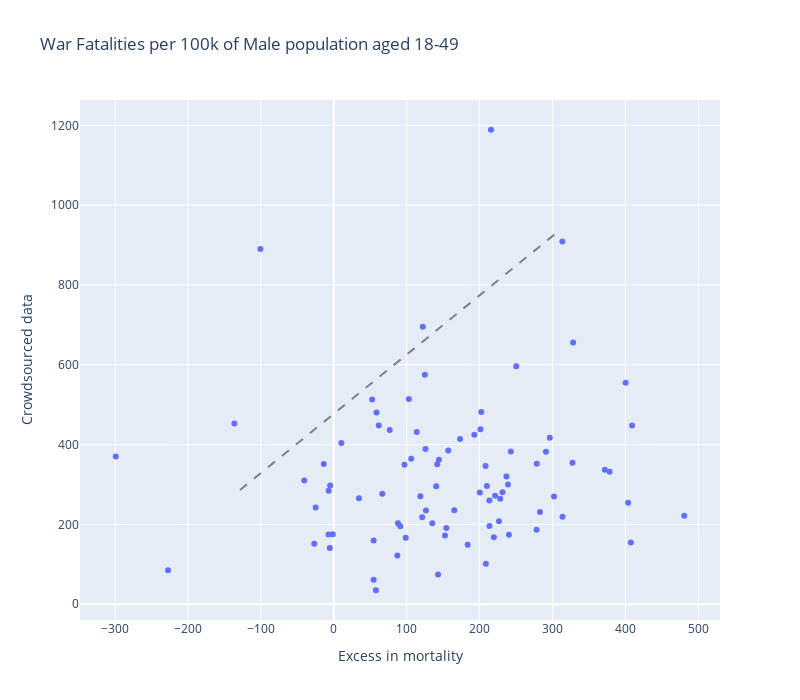

The notebook cell saved with this chart:
### Code cell
fig = px.scatter(
    df_merged,
    x='Excess total',
    y='Total',
    hover_name='Region',
    title="War Fatalities per 100k of Male population aged 18-59",
    labels={"Excess total": "Excess in mortality", "Total": "Crowdsourced data"},
    width=800, height=700
)



fig.show()

### Figure 1 — Plotly figure (JSON) as saved in the notebook; plotly's stock layout.template omitted (floating-point values rounded to 4 significant figures)
{"data": [{"hovertemplate": "<b>%{hovertext}</b><br><br>Excess in mortality=%{x}<br>Crowdsourced data=%{y}<extra></extra>", "hovertext": ["Алтайский край", "Амурская область", "Архангельская область без АО", "Астраханская область", "Белгородская область", "Брянская область", "Владимирская область", "Волгоградская область", "Вологодская область", "Воронежская область", "Еврейская АО", "Забайкальский край", "Ивановская область", "Иркутская область", "Кабардино-Балкария", "Калининградская область", "Калужская область", "Камчатский край", "Карачаево-Черкесия", "Кемеровская область", "Кировская область", "Костромская область", "Краснодарский край", "Красноярский край", "Курганская область", "Курская область", "Ленинградская область", "Липецкая область", "Магаданская область", "Москва", "Московская область", "Мурманская область", "Ненецкий АО", "Нижегородская область", "Новгородская область", "Новосибирская область", "Омская область", "Оренбургская область", "Орловская область", "Пензенская область", "Пермский край", "Приморский край", "Псковская область", "Республика Адыгея", "Республика Алтай", "Республика Башкортостан", "Республика Бурятия", "Республика Дагестан", "Республика Ингушетия", "Республика Калмыкия", "Республика Карелия", "Республика Коми", "Республика Крым", "Республика Марий Эл", "Республика Мордовия", "Республика Татарстан", "Республика Тыва", "Республика Хакасия", "Ростовская область", "Рязанская область", "Самарская область", "Санкт-Петербург", "Саратовская область", "Сахалинская область", "Свердловская область", "Севастополь", "Северная Осетия", "Смоленская область", "Ставропольский край", "Тамбовская область", "Тверская область", "Томская область", "Тульская область", "Тюменская область без АО", "Удмуртская Республика", "Ульяновская область", "Хабаровский край", "Ханты-Мансийский АО", "Челябинская область", "Чеченская Республика", "Чувашская Республика", "Чукотский АО", "Якутия", "Ямало-Hенецкий АО", "Ярославская область"], "legendgroup": "", "marker": {"color": "#636efa", "symbol": "circle"}, "mode": "markers", "name": "", "orientation": "v", "showlegend": false, "type": "scatter", "x": [141.8, 480.7, 61.68, 291.0, 228.4, 96.96, 121.3, 209.9, -13.78, 213.5, 213.4, 250.3, 278.4, 157.0, 208.6, -40.48, 135.1, -136.4, -26.79, 200.3, 124.9, 327.4, 91.23, 221.3, 201.1, 403.8, 54.69, 282.8, 242.8, 57.81, 87.17, -24.91, 400.3, 226.6, 106.2, 302.1, 238.9, 296.3, 231.4, 126.4, 202.4, 371.8, 173.2, -1.354, -100.7, 192.8, 313.5, 183.7, -227.3, -299.1, 103.0, 58.61, 152.6, 76.71, 313.7, 113.8, 215.6, 52.58, 278.1, -7.281, 165.2, 54.6, 144.2, 328.3, 236.8, 407.5, 10.34, 98.75, 154.3, 34.49, 140.4, 118.8, -5.469, 66.57, 409.2, 378.3, 219.6, 88.03, 208.2, 143.1, -7.069, 122.0, 125.8, -4.931, 240.2], "xaxis": "x", "y": [350.7, 221.6, 447.8, 381.8, 264.3, 349.3, 218.0, 296.4, 351.7, 195.8, 260.2, 596.4, 352.0, 385.2, 101.7, 310.3, 203.1, 452.8, 151.9, 279.8, 574.9, 354.6, 195.3, 271.7, 438.6, 254.3, 159.7, 231.2, 382.5, 35.09, 122.1, 242.6, 554.9, 207.7, 364.4, 269.9, 299.9, 417.1, 280.5, 235.2, 481.7, 337.2, 413.8, 175.4, 890.2, 425.0, 909.0, 149.4, 85.52, 370.4, 514.4, 480.4, 172.4, 436.9, 219.2, 431.7, 1189.0, 513.1, 186.7, 174.9, 235.4, 61.66, 362.3, 655.7, 319.8, 154.9, 404.3, 166.3, 191.1, 265.6, 295.7, 270.8, 140.8, 276.8, 447.9, 331.8, 168.0, 202.8, 346.1, 74.86, 284.4, 695.2, 389.2, 297.7, 174.2], "yaxis": "y"}], "layout": {"height": 700, "legend": {"tracegroupgap": 0}, "shapes": [{"line": {"color": "gray", "dash": "dash"}, "type": "line"}], "title": {"text": "War Fatalities per 100k of Male population aged 18-49"}, "width": 800, "xaxis": {"anchor": "y", "domain": [0, 1], "title": {"text": "Excess in mortality"}}, "yaxis": {"anchor": "x", "domain": [0, 1], "title": {"text": "Crowdsourced data"}}}}
